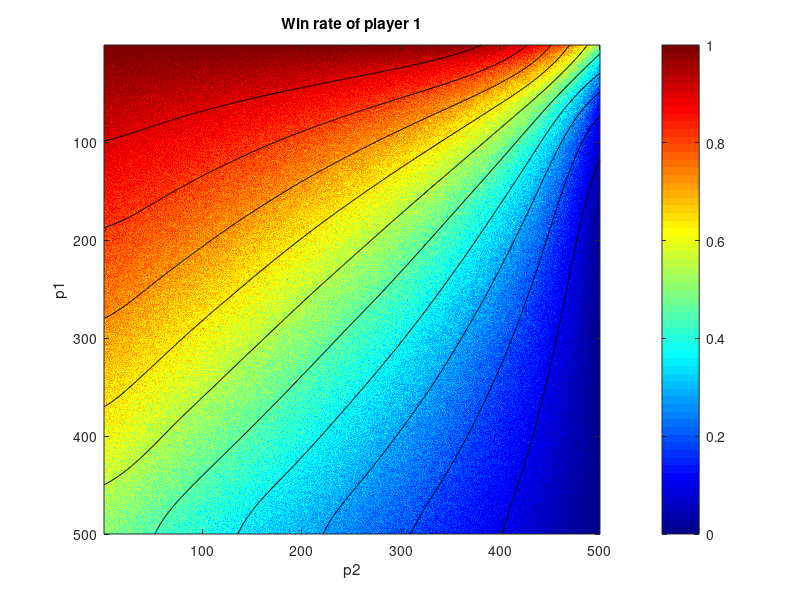

Source code (MATLAB): (Note: this script raises an error after producing the figure.)
clear;

% Import data
stats = csvread('stats.csv');
stats_blurred = imgaussfilt(stats, 30);
N_vals = 500;

% Number of ticks
N_ticks = 10;

% Plot the heatmap
figure;
colormap('jet');
imagesc(flipud(stats));
colorbar;
title('Win rate of player 1');
xlabel('p2');
ylabel('p1');

% Contour lines
hold on;
contour(flipud(stats_blurred), 'black');

% Tick marks
tick_step = N_vals/N_ticks;
ax = gca;
ax.XTick = [1 tick_step:tick_step:N_vals];
ax.XTickLabel = [0 ax.XTick(2:end)/N_vals];
ax.YTick = [1 tick_step:tick_step:N_vals];
ax.YTickLabel = fliplr([0 ax.YTick(2:end)/N_vals]);

